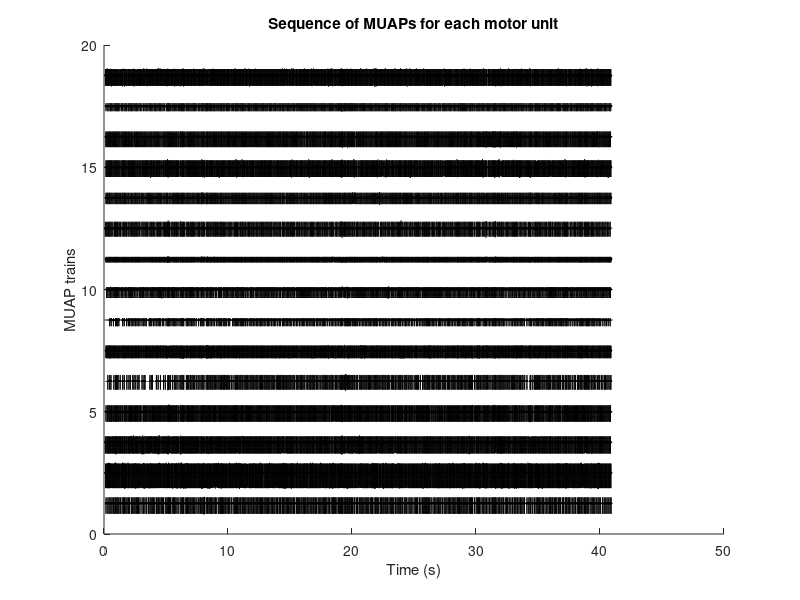
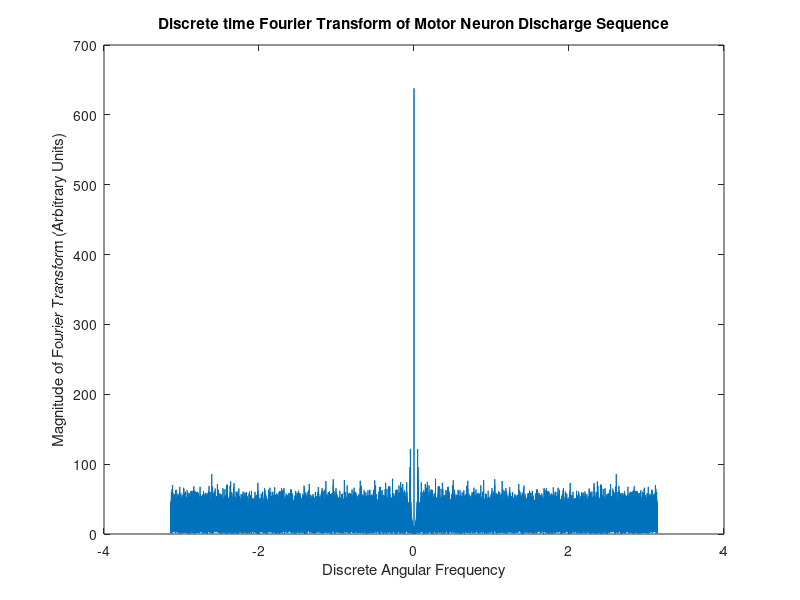
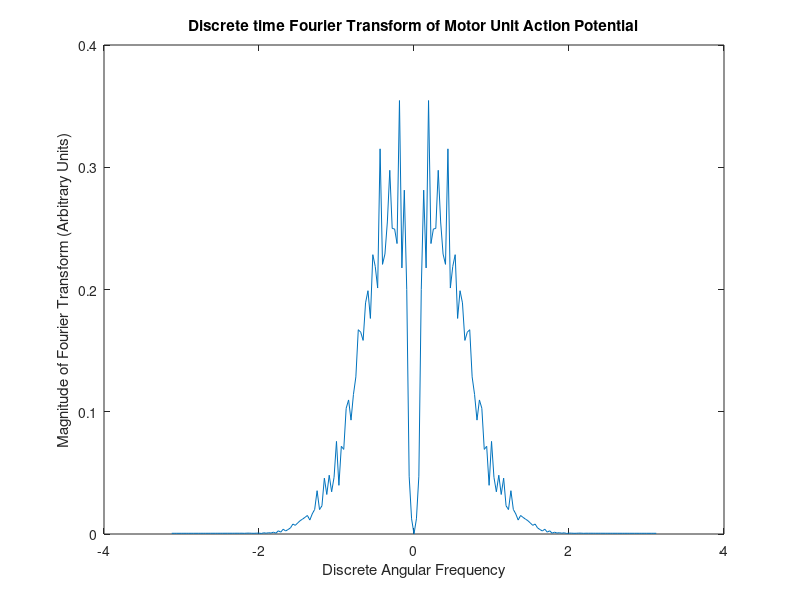
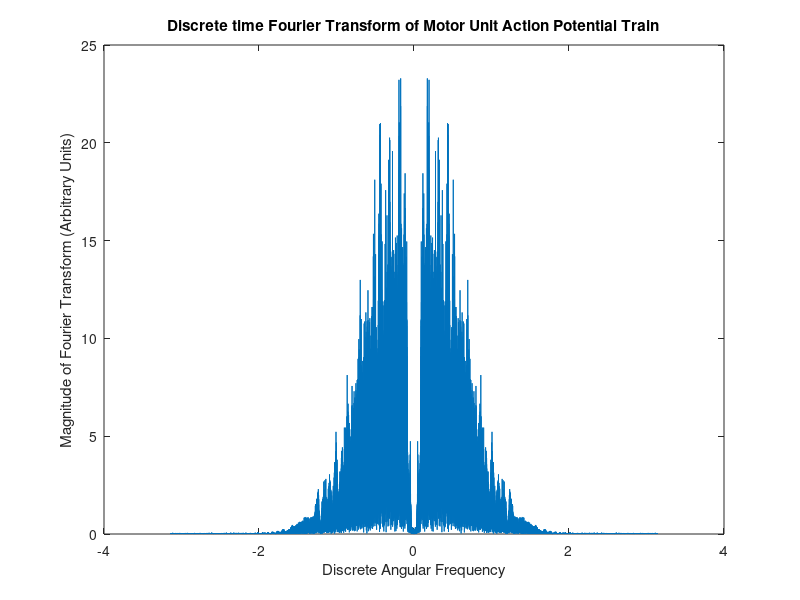

Reproduce these figures in MATLAB, in order. (Note: this script raises an error after producing the figures.)
% Clear working space
clear all
close all
clc
 
% Load required signals
load('MUAPs.mat'); % Single motor unit action potentials (experimental)
load('NeuralDrive.mat'); % Discharge times of motor neurons (experimental)
load('Torque.mat'); % Experimental Torque
fsamp = 2048; % Sampling frequency of the recordings
 
%% PART 1: Reconstructing the EMG signal through convolution of discharge times by MUAPs
n_MUAPs = size(MUAPs,1); % Number of MUAPs
dur_MUAPs = size(MUAPs,2); % Duration of MUAPs
dur_MUAPseq = size(Real_firing(1,:),2); % Duration of the signal
time_ax=0:1/fsamp:(dur_MUAPseq-1)/fsamp;% Time axis for the signal
 
% Plot MUAP trains
figure(1),
for jj = 1:n_MUAPs 
    conv_train = conv(Real_firing(jj,:),MUAPs(jj,:)); % Convolution (see slide 14-15 of Lecture 2)
    MUAP_Train(jj,:) = conv_train( floor(dur_MUAPs/2)+1:end-floor(dur_MUAPs/2) ); % Cut transitory portion
    hold on, plot(time_ax, MUAP_Train(jj,:)/(max(MUAPs(:)) - min(MUAPs(:))) + (n_MUAPs - jj + 1)*1.25 ,'k');
end
title('Sequence of MUAPs for each motor unit')
xlabel('Time (s)')
ylabel ('MUAP trains')
 
MUAP_sel = 1; % Select one MUAP (1 to 15) for Fourier analysis
% Plot Fourier Transform of the discharge timings 
figure(2)
f_transf_Firings = fft(Real_firing(MUAP_sel,:));
freq_ax = [-pi+pi/dur_MUAPseq:2*pi/dur_MUAPseq:pi-pi/dur_MUAPseq];
plot(freq_ax,fftshift(abs(f_transf_Firings)));
xlabel('Discrete Angular Frequency')
title('Discrete time Fourier Transform of Motor Neuron Discharge Sequence')
ylabel('Magnitude of Fourier Transform (Arbitrary Units)')
 
% Plot Fourier Transform of the MUAP 
figure(3)
f_transf_MUAP = fft(MUAPs(MUAP_sel,:));
freq_ax = [-pi+pi/dur_MUAPs:2*pi/dur_MUAPs:pi-pi/dur_MUAPs];
plot(freq_ax,fftshift(abs(f_transf_MUAP)));
xlabel('Discrete Angular Frequency')
title('Discrete time Fourier Transform of Motor Unit Action Potential')
ylabel('Magnitude of Fourier Transform (Arbitrary Units)')
 
% Plot Fourier Transform of the MUAP train
figure(4)
f_transf_MUAP_Train = fft(MUAP_Train(MUAP_sel,:));
freq_ax = [-pi+pi/dur_MUAPseq:2*pi/dur_MUAPseq:pi-pi/dur_MUAPseq];
plot(freq_ax,fftshift(abs(f_transf_MUAP_Train)));
xlabel('Discrete Angular Frequency')
title('Discrete time Fourier Transform of Motor Unit Action Potential Train')
ylabel('Magnitude of Fourier Transform (Arbitrary Units)')
 
% Obtaining the EMG signal by summing all MUAP trains
recoEMG = sum(MUAP_Train,1);
figure(5), plot(1/fsamp:1/fsamp:length(recoEMG)/fsamp,recoEMG); 
title('Reconstructed EMG signal'), xlabel('Time (s)'); ylabel('EMG (Arbitrary Units)');
 
% Plot Fourier Transform of the EMG signal
figure(6)
f_transf_EMG = fft(recoEMG(MUAP_sel,:));
freq_ax = [-pi+pi/dur_MUAPseq:2*pi/dur_MUAPseq:pi-pi/dur_MUAPseq];
plot(freq_ax,fftshift(abs(f_transf_EMG)));
xlabel('Discrete Angular Frequency')
title('Discrete time Fourier Transform of the EMG Signal')
ylabel('Magnitude of Fourier Transform (Arbitrary Units)')
 
 
%% PART 2: Using a moving average on the rectified, reconstructed EMG signal to get an envelope
 
Rect_recoEMG = abs(recoEMG); % Rectify the EMG
MA_coef_num = 10000; % Length of the moving average filter (NOTE: Length determines cut-off frequency)
MA = ones(1,MA_coef_num)/MA_coef_num; % Impulse response of the moving average filter (see slide 30)
 
% Plot the frequency response of the moving average filter (see slide 31).
% NOTE: The absolute value of the frequency response is plotted in log
% scale
figure(7);
title(sprintf('filter length = %d',MA_coef_num))
freqz(MA);

% Compute the envelope of the EMG by filtering the rectified signal
filter_length = [1000, 5000, 10000];

figure(8);
sgtitle('EMG envelope and torque with different filter lengths');
hLegend = legend('EEG', 'Torque');
set(hLegend, 'Location', 'northoutside');
for i = filter_length
    MA = ones(1, i)/i;
    result = conv(MA, Rect_recoEMG);
    result = result(1:length(time_ax));
    figure(8)
    subplot(3,1,find(filter_length == i))
    hold on
    yyaxis left;
    plot(time_ax, result, 'DisplayName', 'EMG');
    title(sprintf('Filter length = %d', i));
    ylabel('EMG');
    yyaxis right;
    plot(time_ax, torque, 'DisplayName', 'Torque');
    ylabel('Torque(N.m)');
    legend;
end
hold off;
hold off;
% Plot the envelope of the signal together with torque